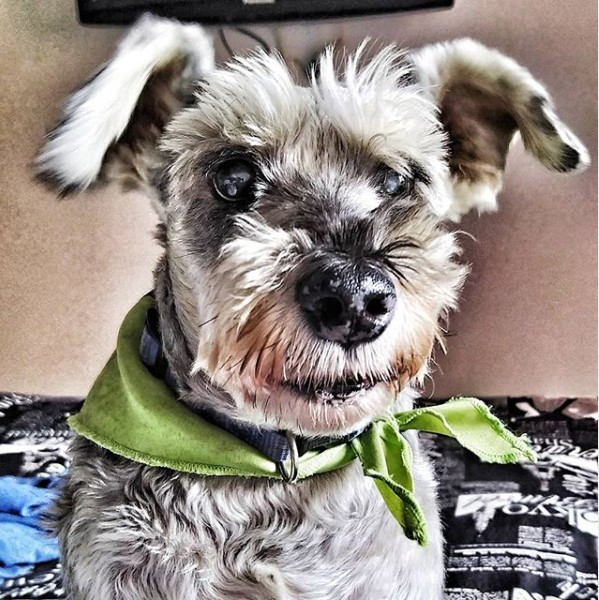
#> input picture Escuela Data Science/Algebra Lineal Aplicada a ML/imagenes/tiberio.jpg, 599 x 600 px, found by its file name
$ jupyter execute '01 - una imagen es una matriz.ipynb'   (shell and % lines are left out)
#> lines starting #> are read from the running program, lines starting #| are printed output that depends on the picture
[cell 1]

import numpy as np
import matplotlib.pyplot as plt
from PIL import Image

[cell 2]
plt.style.use('classic')

imagen = Image.open("imagenes\\tiberio.jpg")
#> imagen is the input picture: PIL image 599x600 RGB; mean R, G, B 146, 137.2, 130.3

plt.imshow(imagen)

[cell 3]
imagen_gr = imagen.convert('LA')
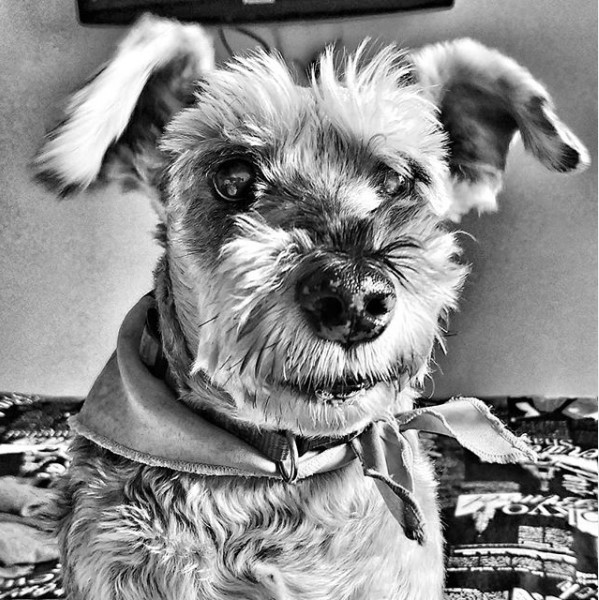
#> imagen_gr: PIL image 599x600 LA; mean R, G, B, A 139.1, 139.1, 139.1, 255
print(imagen_gr)
#| <PIL.Image.Image image mode=LA size=599x600 at 0x7FCD05464690>

[cell 4]
imagen_mat = np.array(list(imagen_gr.getdata(band = 0)), float)
print(imagen_mat)
#> (printed output is left out)

[cell 5]
imagen_mat.shape = (imagen_gr.size[1], imagen_gr.size[0])
print(imagen_mat)
#> (printed output is left out)

[cell 6]
print(imagen_mat.shape)
#| (600, 599)

[cell 7]
plt.imshow(imagen_mat, cmap = 'gray')
plt.show()
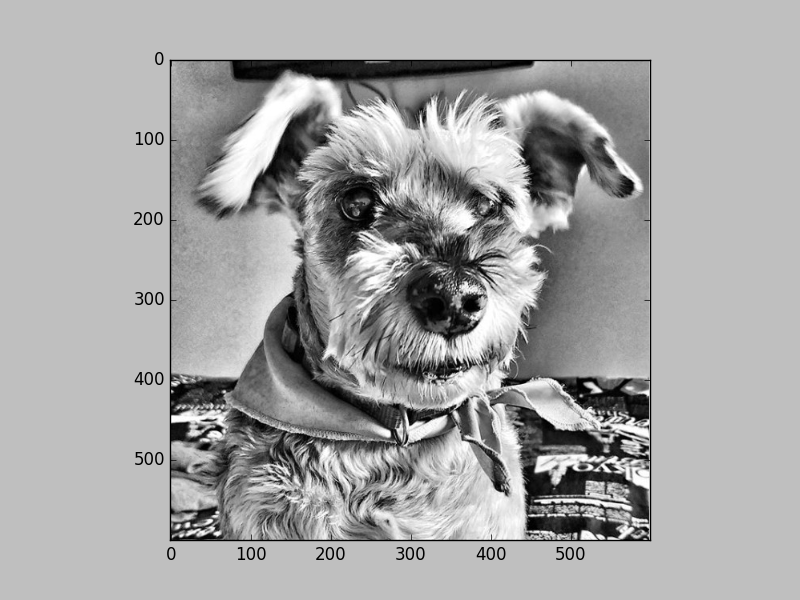
#> figure drawn by matplotlib, 1 panel

[cell 8]
imagen_mat_2 = imagen_mat / 10
print(imagen_mat_2)
#> (printed output is left out)

[cell 9]
plt.imshow(imagen_mat_2)
plt.show()

[cell 10]
plt.imshow(imagen_mat_2, cmap = 'gray')
plt.show()

[cell 11]
print(np.max(imagen_mat_2))
#| 25.5
print(np.max(imagen_mat))
#| 255.0

[cell 12]
print(np.min(imagen_mat_2))
#| 0.0
print(np.min(imagen_mat))
#| 0.0
